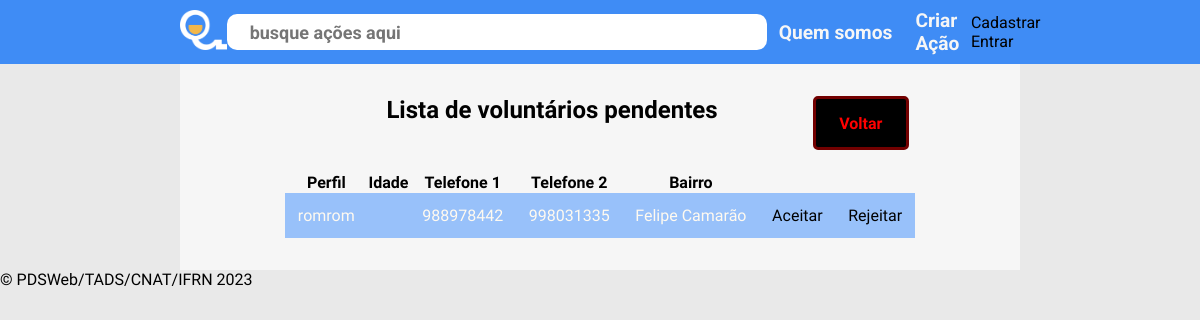
The app's page /base/pva/1, older data.
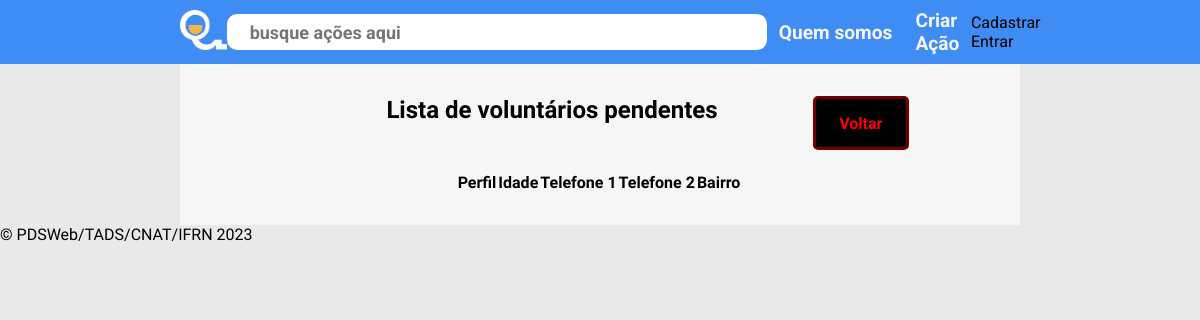
The same page, newer data.
### base/models.py (models this page shows, shortened)
class Solicitacao(models.Model):
    class Status(models.TextChoices):
        EM_ESPERA = "ESP", _("Em espera")
        ACEITO = "ACC", _("Aceito")
        REJEITADO = "REJ", _("Rejeitado")
        PARTICIPOU = "PART", _("Participou")
    acao = models.ForeignKey(Acao, on_delete=models.CASCADE, default=1)
    voluntario = models.ForeignKey(Usuario, on_delete=models.CASCADE, default=1)
    status = models.CharField(max_length=4, choices=Status.choices, default=Status.EM_ESPERA)
    proprietario = models.ForeignKey(Proprietario, blank=True, null=True, on_delete=models.SET_NULL) # esse atributo representa a classe acima.

class Usuario(models.Model):
    user = models.OneToOneField(User, on_delete=models.CASCADE, default=1)
    telefone1 = models.CharField(max_length=11)
    telefone2 = models.CharField(max_length=11)
    cidade = models.CharField(max_length=15)
    bairro = models.CharField(max_length=15)
    data_nasc = models.DateTimeField('data de nascimento')
    bio = models.TextField()
    categoria = models.ManyToManyField(Categoria, blank=True)

### base/views.py (the view)
# urls.py: path('base/pva/<int:acao_id>', views.pva, name="prop-viz-acao"),
def pva(request, acao_id):
    acao = get_object_or_404(Acao, pk=acao_id)
    context = {'acao':acao}
    return render(request, 'base/pva.html', context)

### base/models.py (called while the page is built)
    def __str__(self):
        return self.nome

### base/templates/base/pva.html (shortened to what this page needs)
{% extends 'base/main.html' %}
{% load static %}
{% block csslinks %}
    <link rel="stylesheet" href="{% static 'base/css/pva.css' %}">
{% endblock csslinks %}
{% block conteudo %}
    <article>
        <div id="topoconteudo">
            <h1 id="titulopag">Lista de voluntários pendentes</h1>
            <div id="backbutton"> <div>Voltar</div>  </div>
        </div>
        <table>
            <tr>
                <th>Perfil</th>
                <th>Idade</th>
                <th>Telefone 1</th>
                <th>Telefone 2</th>
                <th>Bairro</th>
                <th></th>
            </tr>
            {% for solic in acao.solicitacao_set.all %}
            <tr>
                <td>
                    {{solic.voluntario.user}}
                </td>
                <td></td>
                <td>{{solic.voluntario.telefone1}}</td>
                <td>{{solic.voluntario.telefone2}}</td>
                <td>{{solic.voluntario.bairro}}</td>
                <td><a href="#">Aceitar</a></td>
                <td><a href="#">Rejeitar</a></td>
            {% endfor %}
        </table>
    </article>
{% endblock %}

### base/templates/base/main.html (shortened to what this page needs)
{% load static %}
<!DOCTYPE html>
<html lang="pt-br">
<head>
    <link rel="stylesheet" href="{% static 'base/css/main.css' %}">
    {% block csslinks %}
    {% endblock csslinks %}
</head>
<body>
    {% include 'base/topbar.html' %}
    {% block conteudo %}
    {% endblock %}
    {% include 'base/footer.html' %}
</body>
</html>

### base/templates/base/topbar.html (shortened to what this page needs)
{% load static %}
<head><link rel="stylesheet" href="{% static 'base/css/topbar.css' %}"></head>
<nav>
    <div id="area-util">
        <div>
            <span>
                <a href="{% url 'base:index' %}" alt="logo">
                    <img class="logo" src="{% static 'base/img/LogoQ.png' %}" />
                </a>
            </span>
        </div>
        <form action="{% url 'base:buscar_acao' %}" method="post">
            <input type="text" placeholder=" busque ações aqui" name="busca"></input>
        </form>
        <div class="topbar-button">Quem&nbspsomos</div>
        <div class="topbar-button">Criar Ação</div>
        <div class="login">
            {% if user.is_authenticated %}
            <a href="/admin">
                <div>
                    {{ user.username }}
                </div>
            </a>
            {% else %}
            <a href="/admin">
                <div class="cadastrar">Cadastrar</div>
                <div class="entrar">Entrar</div>
            </a>
            {% endif %}
        </div>
    </div>
</nav>

### base/templates/base/footer.html
{% load static %}
<footer>
    &copy; PDSWeb/TADS/CNAT/IFRN 2023
</footer>

### base/static/base/css/main.css (style rules this page uses)
:root { --p1: #3F8CF5; --b: #5CA0FF; --aux: #0B2F61; --aux2: #0b613d; --branco: #f6f6f6; --branco2: #e9e9e9; font-family: sniglet; }
a { text-decoration: none; color: black; }
body { background-color: var(--branco2); }
article { margin-top: 10em; background-color: var(--branco); width: 70%; margin: auto; padding: 2em 1em; }
a { text-decoration: none; padding: 0; width: min-content; }
#topoconteudo { display: flex; justify-content: space-evenly; }
#titulopag { margin-bottom: 2em; display: block; width: max-content; }
#backbutton { padding: 1.5em; background-color: black; color: red; border: 3px solid rgb(114, 0, 0); border-radius: 5px; font-weight: 900; width: 6em; height: 3em; display: flex; justify-content: center; align-items: center; }

### base/static/base/css/pva.css (style rules this page uses)
article { text-align: center; }
table { border-spacing: 0; margin: auto; }
table tr { border: 1px solid #6d8ab3; border-radius: 5px; }

### base/static/base/css/topbar.css (style rules this page uses)
* { margin: 0; box-sizing: border-box; }
nav { background-color: var(--p1); height: 4em; width: 100%; margin: 0; position: sticky; top: 0; display: flex; align-items: center; font-family: Roboto; }
#area-util { width: 70%; margin: auto; display: flex; justify-content: space-between; align-items: center; }
form { display: flex; justify-content: center; }
form input { width: 30em; height: 2em; border-radius: 10px; border: none; color: #7c7c7c; font-weight: 700; font-family: roboto; padding-left: 1em; font-size: large; }
.topbar-button { padding: .4em .6em; border-radius: .5em; color: var(--branco); font-weight: 700; font-size: 1.2em; }
.logo { height: 40px; }

Row changes from the older to the newer data that the page shows:
removed Solicitacao: voluntario.user "romrom", voluntario.telefone1 "988978442", voluntario.telefone2 "998031335", voluntario.bairro "Felipe Camarão"
